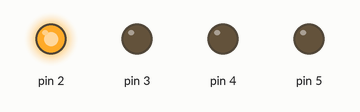
Simulated run of this sketch. Board: Arduino Uno, built with avr-gcc and run on an emulated ATmega328P. Shown: output pins drawn as LEDs (lit = HIGH).

Above: at 0.2 s.
At 1.2 s:
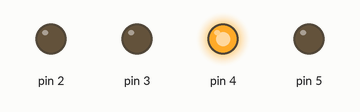
At 2.7 s:
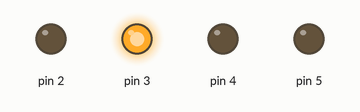
At 3.7 s:
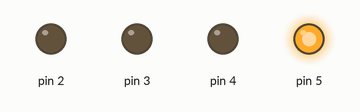
Timing chart, 0 to 4.6 s (numbered marks = the images above):
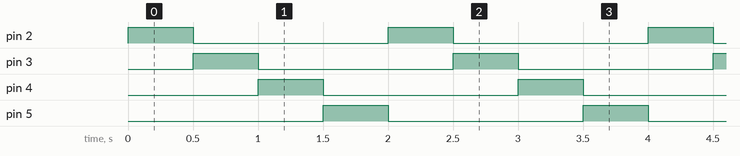

Measured:
- by itself, pin 2–5: alternates HIGH for 0.50 s and LOW for 1.5 s
- by itself, everything shown: repeats every 2.0 s, in 4 steps

The sketch:

_P_2.ino
```cpp
#define F_CPU 16000000UL
#include <avr/io.h>
#include <util/delay.h>

int main(void)
{
    DDRD |= 0x3C;

    while(1)
    {
        PORTD = (1 << PD2);
        _delay_ms(500);

        PORTD = (1 << PD3);
        _delay_ms(500);

        PORTD = (1 << PD4);
        _delay_ms(500);

        PORTD = (1 << PD5);
        _delay_ms(500);
    }
}
```
